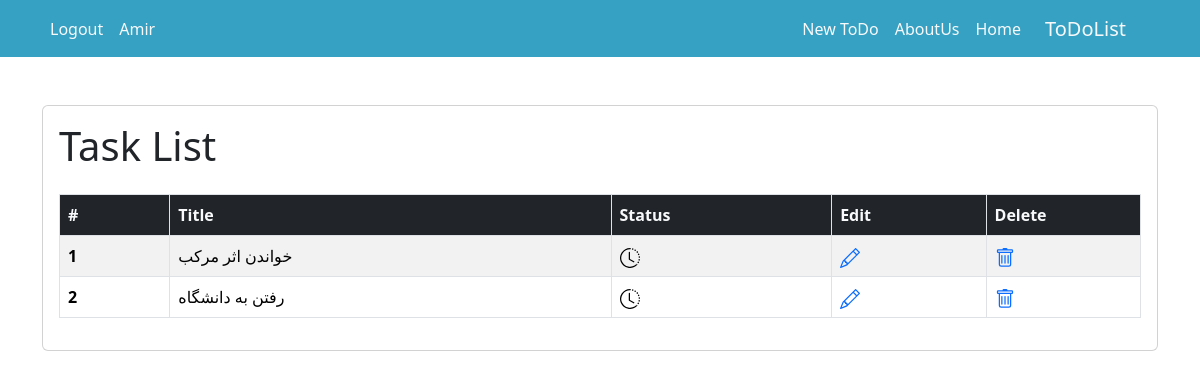
Before: /tasks/ (signed in) with the older database file.
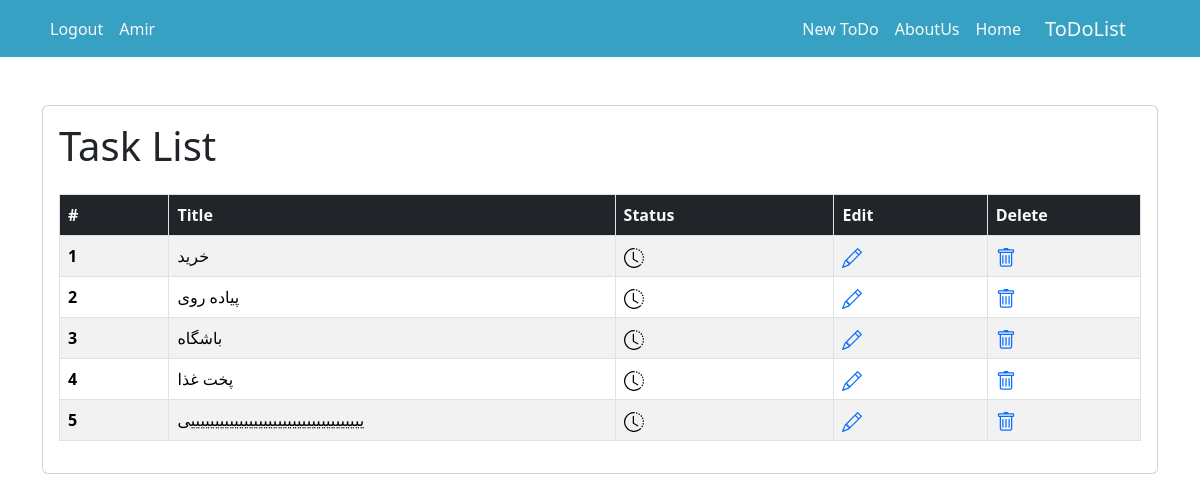
After: the same page with the newer database file.
### accounts/models.py (models this page shows)
class CustomUser(AbstractUser):
    pass

### tasks/models.py (models this page shows, shortened)
class Task(models.Model):
    STATUS_CHOICES = (
        ('p', 'In Progress'),
        ('d', 'Done'),
    )
    user = models.ForeignKey(get_user_model(), on_delete=models.CASCADE)
    title = models.CharField(max_length=600)
    status = models.CharField(choices=STATUS_CHOICES, max_length=1, default=STATUS_CHOICES[0][0])
    datetime_created = models.DateTimeField(auto_now_add=True)
    datetime_modified = models.DateTimeField(auto_now=True)

### tasks/views.py (the view)
# urls.py: path('tasks/', task_list_view, name='task_list'),
@login_required
def task_list_view(request):
    tasks = Task.objects.filter(user=request.user)
    return render(request, 'tasks/task_list.html', context={
        'tasks': tasks,
    })

### tasks/templates/tasks/task_list.html (shortened to what this page needs)
{% extends '_base.html' %}
{% block content %}
    <div class="container mt-5">
        <div class="card">
            <div class="card-body">
                <h1 class="mb-4">Task List</h1>
                <table class="table table-striped table-bordered table-responsive-lg"
                       style="width: 100%; max-width: 1200px;">
                    <thead>
                    <tr>
                        <th class="bg-dark text-light" scope="col" style="width: 50px;">#</th>
                        <th class="bg-dark text-light" scope="col" style="width: 200px;">Title</th>
                        <th class="bg-dark text-light" scope="col" style="width: 100px;">Status</th>
                        <th class="bg-dark text-light" scope="col" style="width: 70px;">Edit</th>
                        <th class="bg-dark text-light" scope="col" style="width: 70px;">Delete</th>
                    </tr>
                    </thead>
                    <tbody>
                    {% for task in tasks %}
                        <tr>
                            <th scope="row">{{ forloop.counter }}</th>
                            <td>{{ task.title }}</td>
                            {% if task.status == 'p' %}
                                <td>
                                </td>
                            {% endif %}
                            <td><a href="{% url 'task_update' task.id %}">
                            </a></td>
                            <td><a href="{% url 'task_delete' task.id %}">
                            </a></td>
                        </tr>
                    {% empty %}
                        <tr>
                            <td colspan="5" class="text-center">No tasks found</td>
                        </tr>
                    {% endfor %}
                    </tbody>
                </table>
            </div>
        </div>
    </div>
{% endblock content %}

### templates/_base.html (shortened to what this page needs)
<!doctype html>
<html lang="en">
<head>
    <link href="https://cdn.jsdelivr.net/npm/bootstrap@5.3.3/dist/css/bootstrap.min.css" rel="stylesheet"
>
</head>
<body>
<nav class="navbar navbar-expand-lg" style="background-color: #36a1c2;" dir="rtl">
    <div class="container">
        <a class="navbar-brand mx-3  text-light" href="">ToDoList</a>
        <div class="collapse navbar-collapse" id="navbarNavAltMarkup">
            <div class="navbar-nav">
                <a class="nav-link active  text-light" aria-current="page"
                   href="">Home</a>
                <a class="nav-link active  text-light" href="">AboutUs</a>
                <a class="nav-link active  text-light" href="">New ToDo</a>
            </div>
        </div>
        {% if user.is_authenticated %}
            <div class="navbar-nav">
                <a class="nav-link active text-light">{{ user.username|capfirst }}</a>
                <a class="nav-link active  text-light text-decoration-none"
                   href="{% url 'account_logout' %}">Logout</a>
            </div>
        {% endif %}
    </div>
</nav>
{% block content %}
{% endblock content %}
</body>
</html>

Changed rows visible on the page:
removed Task: title "خواندن اثر مرکب", status "p" (drawn)
removed Task: title "رفتن به دانشگاه", status "p" (drawn)
added Task: title "خرید", status "p" (drawn)
added Task: title "پیاده روی", status "p" (drawn)
added Task: title "باشگاه", status "p" (drawn)
added Task: title "پخت غذا", status "p" (drawn)
added Task: title "ییییییییییییییییییییییییییییییییییییی", status "p" (drawn)
